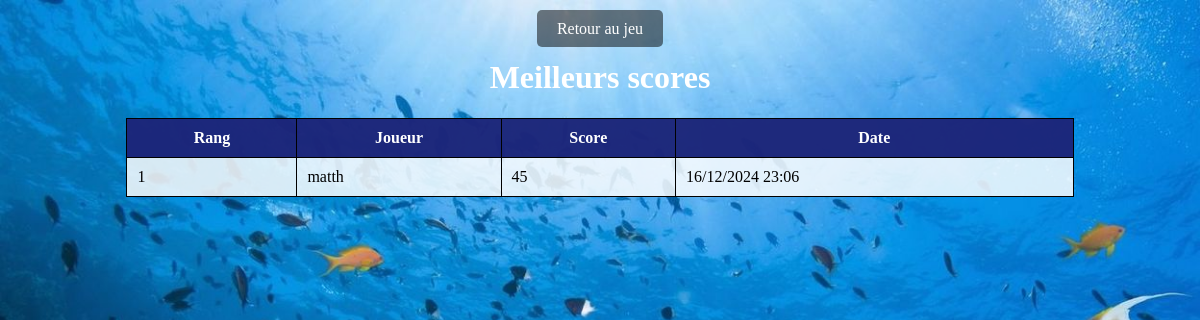
The page /App/scoreboard/ on the database as committed earlier.
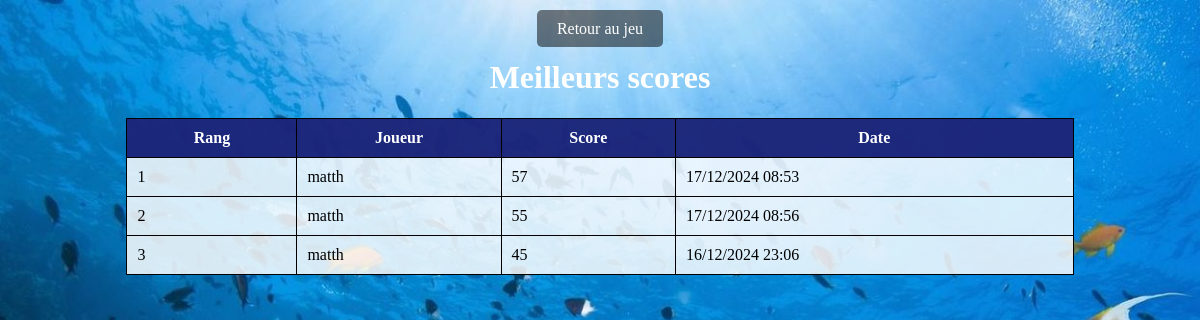
The same page on the database as committed later.
### App/models.py (models this page shows, shortened)
class Score(models.Model):
    user = models.ForeignKey('User', on_delete=models.CASCADE, related_name='scores')
    score = models.IntegerField(default=0)
    date = models.DateTimeField(auto_now_add=True)
    class Meta:
        ordering = ['-score']  # Order by highest score first

class User(models.Model):
    user_id = models.AutoField(primary_key=True)
    user_login = models.TextField(unique=True)
    user_password = models.TextField()
    user_mail = models.TextField(unique=True)
    user_date_new = models.DateTimeField(auto_now_add=True)
    user_date_login = models.DateTimeField(auto_now=True)

### App/views.py (the view)
# urls.py: path('scoreboard/', scoreboard, name='scoreboard'),  # URL pour le tableau des scores
def scoreboard(request):
    scores = Score.objects.all().select_related('user')[:10]  # Top 10 scores
    return render(request, 'App/display_score.html', {'scores': scores})

### App/templates/App/display_score.html (shortened to what this page needs)
<!DOCTYPE html>
<html lang="fr">
<head>
    {% load static %}
    <link rel="stylesheet" type="text/css" href="{% static 'App/css/display_score_style.css' %}">
</head>
<body>
    <div class="container">
        <div class="return-link">
            <a href="{% url 'home' %}">Retour au jeu</a>
        </div>
        <h1>Meilleurs scores</h1>
    <table>
        <tr class="header-row">
            <th>Rang</th>
            <th>Joueur</th>
            <th>Score</th>
            <th>Date</th>
        </tr>
        {% for score in scores %}
        <tr>
            <td>{{ forloop.counter }}</td>
            <td>{{ score.user.user_login }}</td>
            <td>{{ score.score }}</td>
            <td>{{ score.date|date:"d/m/Y H:i" }}</td>
        </tr>
        {% endfor %}
    </table>
</body>
</html>

### App/static/App/css/display_score_style.css (style rules this page uses)
table { width: 80%; margin: 20px auto; border-collapse: collapse; background-color: rgba(255, 255, 255, 0.8); }
th, td { padding: 10px; border: 1px solid black; color: black; }
th { background-color: rgba(0, 0, 0, 0.2); color: rgb(255, 255, 255); font-weight: bold; }
.header-row { background-color: rgba(0, 14, 137, 0.83); }
tr:not(.header-row) { background-color: rgba(255, 255, 255, 0.2); }
body { background-image: url('../images/background.jpg'); background-size: cover; }
h1 { text-align: center; color: white; }
.return-link { text-align: center; margin-top: 20px; }
.return-link a { color: white; text-decoration: none; padding: 10px 20px; background-color: rgba(0,0,0,0.5); border-radius: 5px; }

Rows that differ between the two databases and show on the page:
added Score: user.user_login "matth", score "57", date "17/12/2024 08:53"
added Score: user.user_login "matth", score "55", date "17/12/2024 08:56"
